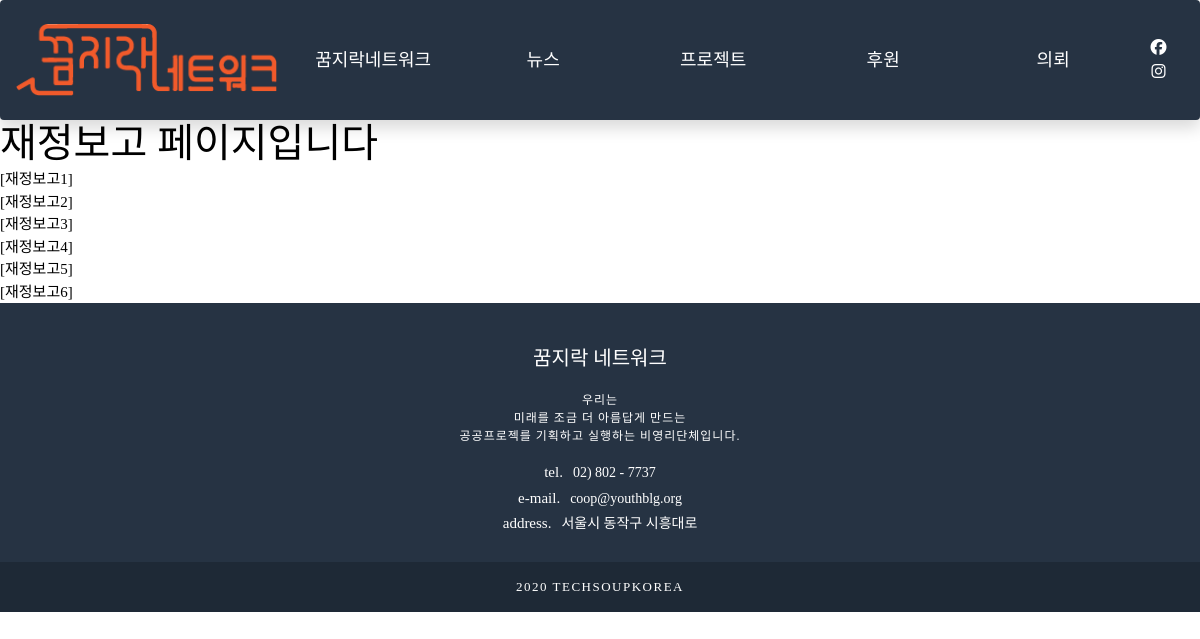
/financial/, run on an earlier commit of the app's database.
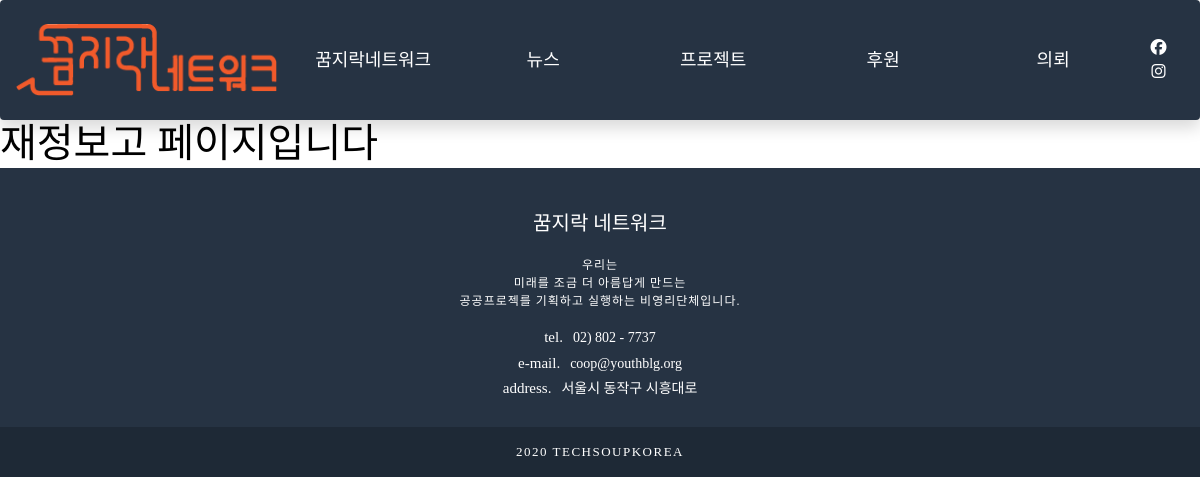
And on a later commit of the database.
### community/models.py (models this page shows, shortened)
class Financial(models.Model):
    postname = models.CharField(max_length=50)
    mainphoto = models.ImageField(blank=True, null=True)
    contents = models.TextField()

### community/views.py (the view)
# urls.py: path('financial/', views.financial),
def financial(request):
    financiallist = Financial.objects.all()
    return render(request, 'financial.html', {'financiallist':financiallist})

### community/templates/financial.html
{% extends 'base.html' %}
{% block content %}
<div class="wrap">
    <div class="board">
        <div class="board_container" style='color:black'>
            <h1 style='color:black'>재정보고 페이지입니다</h1>
            <table>
                {% for list in financiallist %}
                    <ul>
                        <li><a href="{{list.pk}}/" style='color:black'>{{list.postname}}</a></li>
                    </ul>
                {% endfor %}
                </table>
        </div>
    </div>
</div>
{% endblock %}

What changed in the data, as far as the page shows it:
removed Financial: postname "[재정보고1]"
removed Financial: postname "[재정보고2]"
removed Financial: postname "[재정보고3]"
removed Financial: postname "[재정보고4]"
removed Financial: postname "[재정보고5]"
removed Financial: postname "[재정보고6]"
